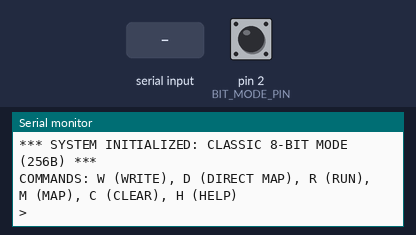
Recording of a sketch running on a simulated Arduino Uno, built with avr-gcc and run on an emulated ATmega328P. Parts: the last lines printed to the serial monitor. The inputs (shaded band) are chosen by the test bench; at power-on: pin 2 (BIT_MODE_PIN) HIGH.

Above: at 2.3 s.
2.4 s: "C\n" received over Serial
At 2.8 s:
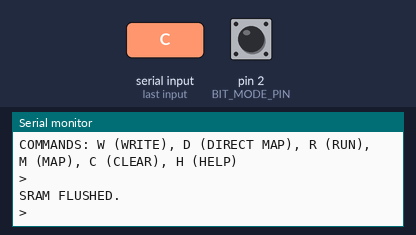
3.9 s: byte 114 ('r') received over Serial
At 5.1 s:
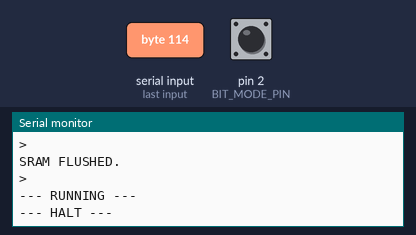
5.4 s: byte 109 ('m') received over Serial
At 6.7 s:
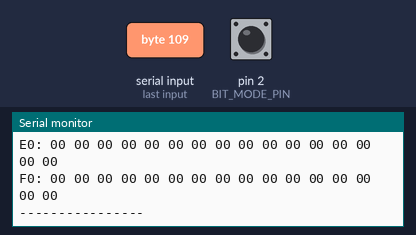
6.9 s: byte 100 ('d') received over Serial
At 8.0 s:
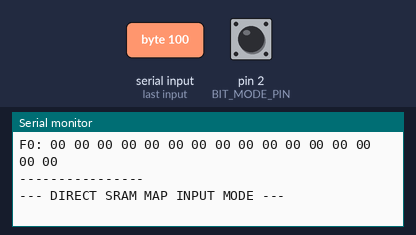
8.4 s: byte 36 ('$') received over Serial
At 9.1 s:
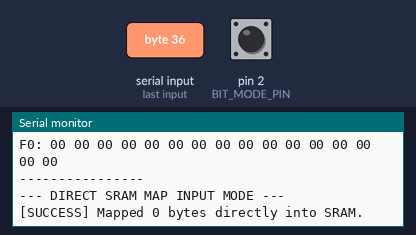
9.9 s: byte 104 ('h') received over Serial
At 11.7 s:
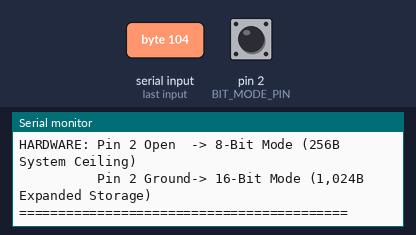
Timing chart, 0 to 12.4 s (numbered marks = the images above; inputs shaded):
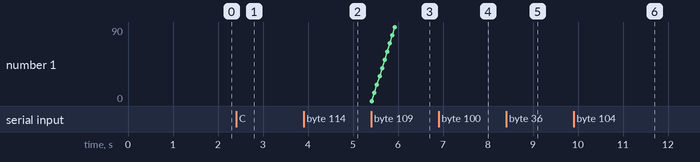

The sketch:

8bitcomp.ino
```cpp
#include <EEPROM.h>

// 1,024 Bytes of Raw Volatile SRAM Workspace
byte RAM[1024];
byte A = 0;
byte B = 0;
bool zeroFlag = false;
int PC = 0;
bool running = false;

int writeAddress = 0;
bool processingWrite = false;
char highNibble = '\0';

// ARCHITECTURE CONTROL SETTINGS
const int BIT_MODE_PIN = 2; // Short to ground for 16-bit mode (1,024B), leave open for 8-bit mode (256B)
bool is16BitMode = false;
int memoryCeiling = 256;

byte hexCharToValue(char c) {
  if (c >= '0' && c <= '9') return c - '0';
  if (c >= 'A' && c <= 'F') return c - 'A' + 10;
  if (c >= 'a' && c <= 'f') return c - 'a' + 10;
  return 0xFF;
}

void printHex(byte b) {
  if (b < 0x10) Serial.print("0");
  Serial.print(b, HEX);
}

void printHex16(int w) {
  printHex((w >> 8) & 0xFF);
  printHex(w & 0xFF);
}

// NATIVE SYSTEM DICTIONARY MANUAL
void printSystemHelp() {
  Serial.println(F("\n====== HARDWARE MONITOR CORE MANUAL ======"));
  Serial.println(F("W       - Sequential memory loader (starts at 0000)"));
  Serial.println(F("D       - High-speed direct RAM flasher (type 'END' to finish)"));
  Serial.println(F("R       - Boot and execute active guest app code space"));
  Serial.println(F("M       - Output full hexadecimal SRAM matrix map grid"));
  Serial.println(F("C       - Flush all memory variables and wipe SRAM cells"));
  Serial.println(F("H       - Render this system command manual"));
  Serial.println(F("------------------------------------------"));
  Serial.print(F("HARDWARE: Pin 2 Open  -> 8-Bit Mode (256B System Ceiling)\n"));
  Serial.print(F("          Pin 2 Ground-> 16-Bit Mode (1,024B Expanded Storage)\n"));
  Serial.println(F("=========================================="));
  Serial.flush();
}

void executeDirectSramMap() {
  Serial.println(F("\n--- DIRECT SRAM MAP INPUT MODE ---"));
  Serial.flush();

  int loadAddr = 0;
  char high = '\0';

  // Clean pipeline buffer before capturing data
  while(Serial.available() > 0) { Serial.read(); }

  // Fast reader loop: Runs at absolute raw hardware clock speed
  while (loadAddr < memoryCeiling) {
    while (Serial.available() == 0) {}
    char c = Serial.read();

    // The Stop Marker: If you send a dollar sign '$', it exits instantly!
    if (c == '$') {
      Serial.print(F("\n[SUCCESS] Mapped "));
      Serial.print(loadAddr);
      Serial.println(F(" bytes directly into SRAM."));
      break;
    }

    byte numericValue = hexCharToValue(c);
    if (numericValue == 0xFF) continue; // Skip spaces/newlines

    if (high == '\0') {
      high = c;
    } else {
      RAM[loadAddr] = (hexCharToValue(high) << 4) | numericValue;
      loadAddr++;
      high = '\0';
    }
  }
}


void executeProgram() {
  while(Serial.available() > 0) { Serial.read(); }
  PC = 0; A = 0; B = 0; zeroFlag = false; running = true;

  Serial.println(F("\n--- RUNNING ---"));
  Serial.flush();

  while (running && PC < memoryCeiling) {
    byte opcode = RAM[PC];

    switch (opcode) {
      case 0x00: running = false; Serial.println(F("\n--- HALT ---")); break;
      case 0x01: A = RAM[PC + 1]; PC += 2; break;
      case 0x02: B = RAM[PC + 1]; PC += 2; break;
      case 0x03: A = A + B; PC += 1; break;
      case 0x04: A = A - B; PC += 1; break;
      case 0x05: Serial.print(A); Serial.flush(); PC += 1; break;
      case 0x06: Serial.print((char)A); Serial.flush(); PC += 1; break;
      case 0x07: zeroFlag = (A == B); PC += 1; break;

      case 0x08: {
        int target = is16BitMode ? ((RAM[PC + 1] << 8) | RAM[PC + 2]) : RAM[PC + 1];
        if (zeroFlag) PC = target; else PC += (is16BitMode ? 3 : 2);
        break;
      }
      case 0x09: {
        PC = is16BitMode ? ((RAM[PC + 1] << 8) | RAM[PC + 2]) : RAM[PC + 1];
        break;
      }
      case 0x0A: zeroFlag = (A == RAM[PC + 1]); PC += 2; break;

      case 0x0B: {
        int targetAddr = is16BitMode ? ((RAM[PC + 1] << 8) | RAM[PC + 2]) : RAM[PC + 1];
        PC += (is16BitMode ? 3 : 2);
        while (RAM[targetAddr] != 0x00 && targetAddr < memoryCeiling) {
          Serial.print((char)RAM[targetAddr]);
          targetAddr++;
        }
        Serial.flush();
        break;
      }
      case 0x0C: while (Serial.available() == 0) {} A = Serial.read(); PC += 1; break;
      case 0x0D: {
        int targetAddr = is16BitMode ? ((RAM[PC + 1] << 8) | RAM[PC + 2]) : RAM[PC + 1];
        RAM[targetAddr] = A; PC += (is16BitMode ? 3 : 2);
        break;
      }
      default: running = false; break;
    }
  }
}

void printMemoryDump() {
  Serial.println(F("\n--- SRAM MAP ---"));
  for (int i = 0; i < memoryCeiling; i++) {
    if (i % 16 == 0) {
      if (is16BitMode) printHex16(i); else printHex(i);
      Serial.print(F(": "));
    }
    printHex(RAM[i]); Serial.print(F(" "));
    if ((i + 1) % 16 == 0) Serial.println();
  }
  Serial.println(F("----------------"));
  Serial.flush();
}

void setup() {
  pinMode(BIT_MODE_PIN, INPUT_PULLUP);

  Serial.begin(9600);
  delay(1000);
  memset(RAM, 0, sizeof(RAM));

  if (digitalRead(BIT_MODE_PIN) == LOW) {
    is16BitMode = true; memoryCeiling = 1024;
    Serial.println(F("\n*** SYSTEM INITIALIZED: 16-BIT EXPANDED MODE (1,024B) ***"));
  } else {
    is16BitMode = false; memoryCeiling = 256;
    Serial.println(F("\n*** SYSTEM INITIALIZED: CLASSIC 8-BIT MODE (256B) ***"));
  }

  Serial.println(F("COMMANDS: W (WRITE), D (DIRECT MAP), R (RUN), M (MAP), C (CLEAR), H (HELP)"));
  Serial.print(F("\n> ")); Serial.flush();
}

void loop() {
  while (Serial.available() > 0) {
    char c = Serial.read();
    if (c == '\n' || c == '\r') {
      if (processingWrite) { processingWrite = false; Serial.println(F("\nLOADED.")); }
      highNibble = '\0'; Serial.print(F("\n> ")); Serial.flush(); return;
    }
    if (!processingWrite) {
      if (c == ' ' || c == '\t') continue;
      if (c == 'r' || c == 'R') { executeProgram(); return; }
      if (c == 'm' || c == 'M') { printMemoryDump(); return; }
      if (c == 'c' || c == 'C') { memset(RAM, 0, sizeof(RAM)); writeAddress = 0; Serial.println(F("\nSRAM FLUSHED.")); return; }
      if (c == 'd' || c == 'D') { executeDirectSramMap(); return; }

      // THE NATIVE HELP TRIGGER COMMAND
      if (c == 'h' || c == 'H') { printSystemHelp(); return; }

      if (c == 'w' || c == 'W') { processingWrite = true; writeAddress = 0; continue; }
      return;
    }
    if (processingWrite) {
      byte hexVal = hexCharToValue(c); if (hexVal == 0xFF) continue;
      if (highNibble == '\0') { highNibble = c; }
      else {
        if (writeAddress < memoryCeiling) {
          RAM[writeAddress] = (hexCharToValue(highNibble) << 4) | hexVal; writeAddress++;
        }
        highNibble = '\0';
      }
    }
  }
}

/*
 *              ___   ___
 *            /_  \_/  _ \
 *           /  _\/ \_ /_ \
 *          /  /  \_/  \   \
 *         |  / \_/ \_ / \  |
 *         | | / \_/ \_ / | |
 *          \ \_ / \_ / _/ /
 *           \_ \_/_ \_/_ /
 *             \_\  /_/_/
 *                ||
 *                ||
 *         _______||_______
 *        /                \
 *Made by astrial on "7/3/2026" 11:01 EST
*/
```

Measured:
- after the input at 2.4 s, the serial monitor: prints a new line at once (image 1)
- after the input at 3.9 s, the serial monitor: prints a new line at once (image 2)
- after the input at 5.4 s, the serial monitor: prints a new line at once (image 3)
- after the input at 6.9 s, the serial monitor: prints a new line at once (image 4)
- after the input at 8.4 s, the serial monitor: prints a new line at once (image 5)
- after the input at 9.9 s, the serial monitor: prints a new line at once (image 6)
